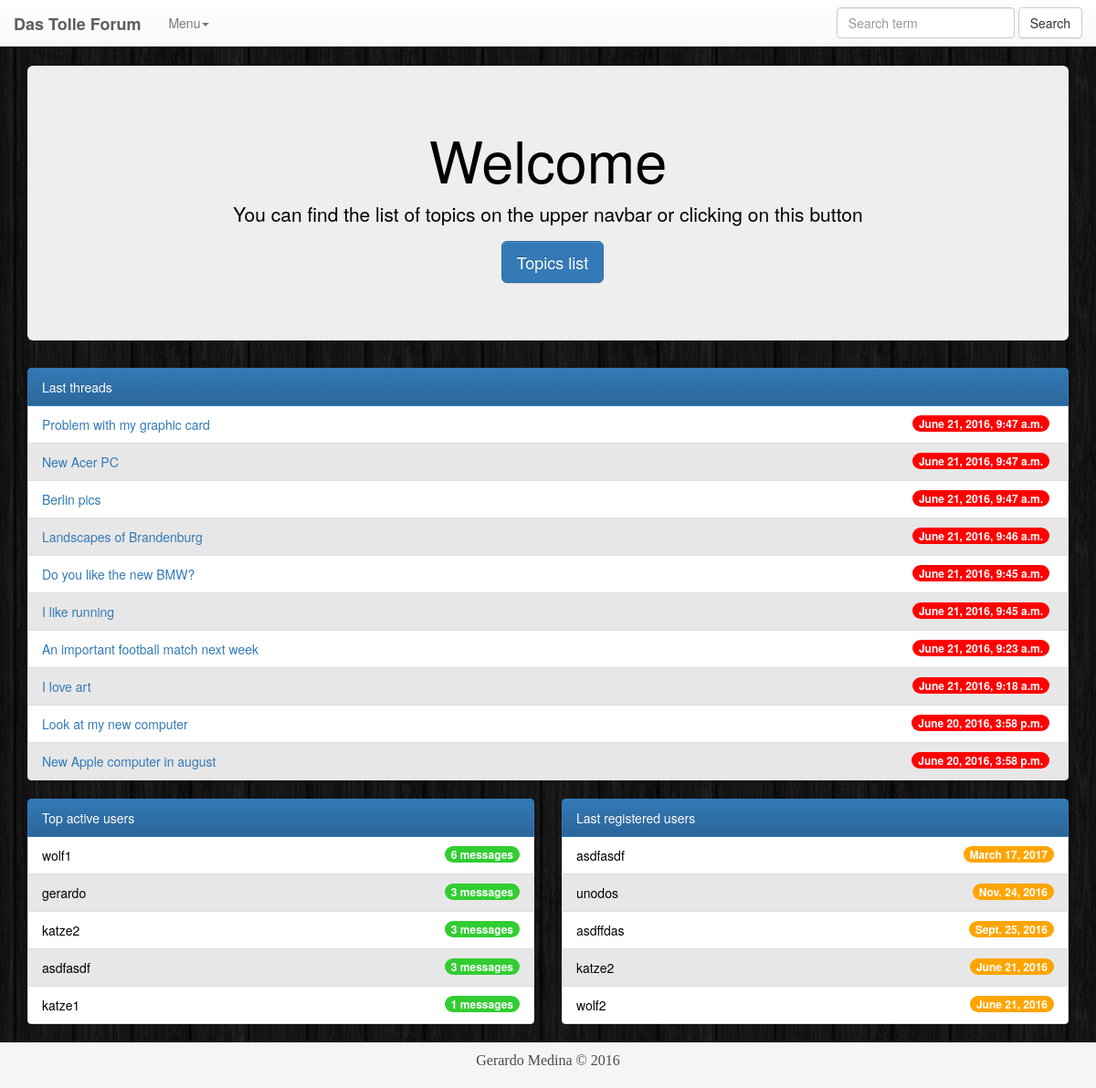
/, run on an earlier commit of the app's database.
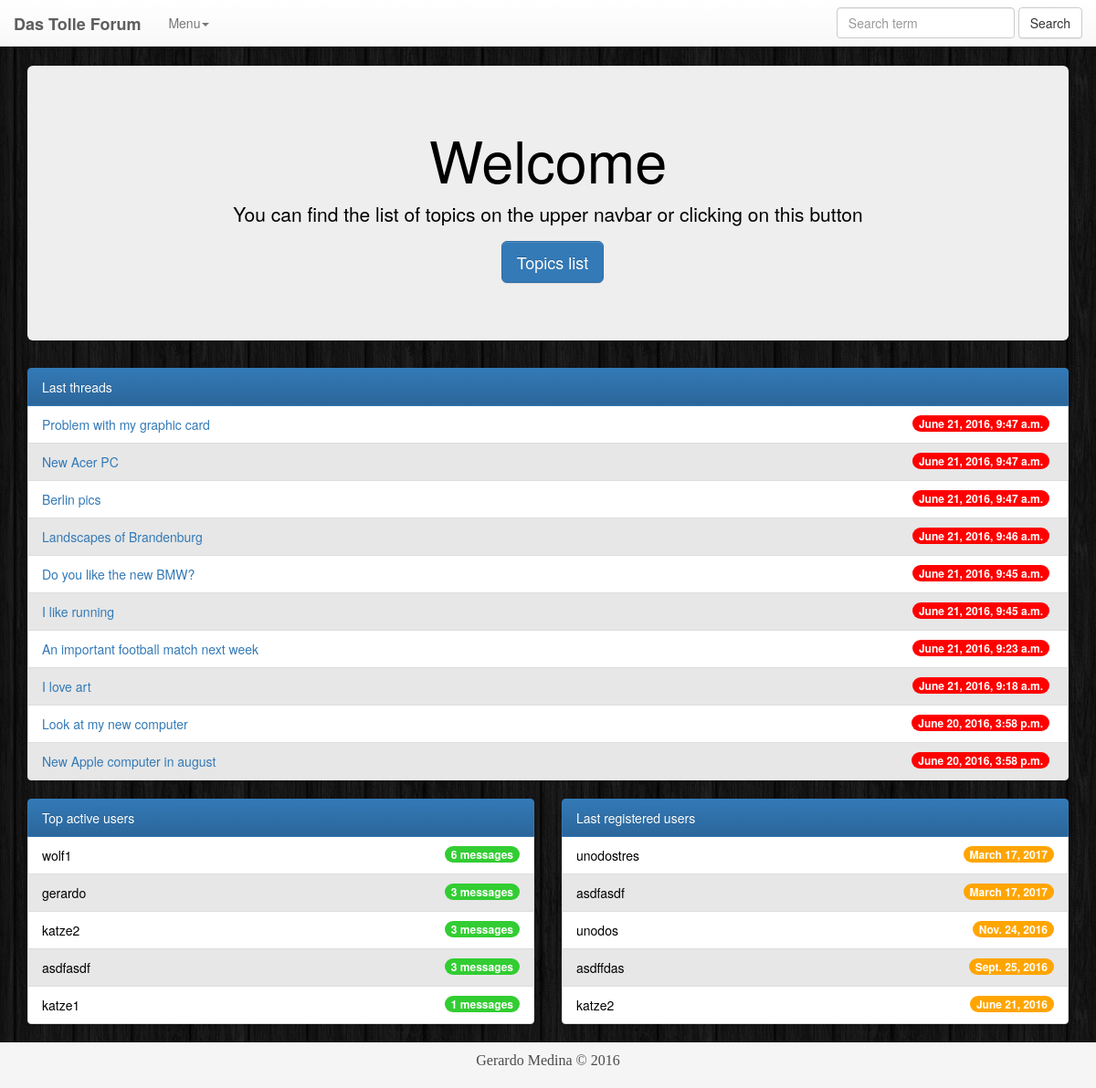
And on a later commit of the database.
### forum/models.py (models this page shows, shortened)
class Thread(models.Model):
    title = models.CharField(max_length=100)
    topic = models.ForeignKey(Topic) #1:N
    no_of_messages = models.IntegerField(default=0)
    date_created = models.DateTimeField(auto_now_add=True)
    def __str__(self):
        return self.title

class UserProfile(models.Model):
    user = models.OneToOneField(User)
    photo = models.ImageField(upload_to='profiles',default='profiles/default.jpg')
    no_of_messages = models.IntegerField(default=0)

### forum/views.py (the view)
# urls.py: url(r'^$', forum.views.index, name='welcome'),
def index(request):
    active_users = UserProfile.objects.order_by("no_of_messages").reverse()[0:5]
    last_users = UserProfile.objects.order_by("user__date_joined").reverse()[0:5]
    last_threads = Thread.objects.order_by("date_created").reverse()[0:10]
    return render(request, 'welcome.html', {'active_users':active_users,'last_users':last_users, 'last_threads':last_threads})

### templates/welcome.html (shortened to what this page needs)
{% extends "base.html" %}
{% load bootstrap3 %}
{% block content %}
    <div class="container">
        <div class="jumbotron" style="color: #000;;">
            <h1>Welcome</h1>
            <p>You can find the list of topics on the upper navbar or clicking on this button</p>
            <p><a class="btn btn-primary btn-lg" href="/topics" role="button">Topics list</a></p>
        </div>
    </div>
    <div class="container">
        <ul class="list-group">
            <li class="list-group-item active">Last threads</li>
            {% for last_thread in last_threads %}
                <li class="list-group-item stripedli">
                            <span class="badge" style="background-color: red">{{ last_thread.date_created }}</span>
                    <a href="/{{ last_thread.topic.pk }}/{{ last_thread.pk }}/messages">{{ last_thread }}</a>
                </li>
            {% endfor %}
        </ul>
    </div>
    <div class="container ">
        <div class="row ">
            <div class="col-xs-12 col-md-6">
                <ul class="list-group">
                    <li class="list-group-item active">Top active users</li>
                    {% for active_user in active_users %}
                        <li class="list-group-item stripedli">
                            <span class="badge" style="background-color: limegreen">{{ active_user.no_of_messages }} messages</span>
                            {{ active_user.user.username }}
                        </li>
                    {% endfor %}
                </ul>
            </div>
            <div class="col-xs-12 col-md-6">
                <ul class="list-group ">
                    <li class="list-group-item active">Last registered users</li>
                    {% for last_user in last_users %}
                        <li class="list-group-item stripedli">
                            <span class="badge" style="background-color: orange">{{ last_user.user.date_joined.date }}</span>
                            {{ last_user.user.username }}
                        </li>
                    {% endfor %}
                </ul>
            </div>
        </div>
    </div>
{% endblock %}

What changed in the data, as far as the page shows it:
no longer on this page (row unchanged): UserProfile: user.date_joined "June 21, 2016", user.username "wolf2"
added UserProfile: user.date_joined "March 17, 2017", user.username "unodostres"
